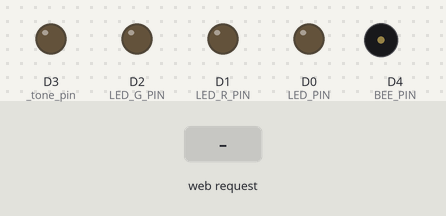
Recording of a sketch running on a simulated ESP8266 (NodeMCU). Shown: output pins drawn as LEDs (lit = HIGH), buzzer (waves = sounding). The inputs (shaded band) are chosen by the test bench. What the sketch prints to the serial monitor is not drawn.

Above: at 1.2 s.
1.3 s: HTTP request GET /control?music=1 received
At 2.9 s:
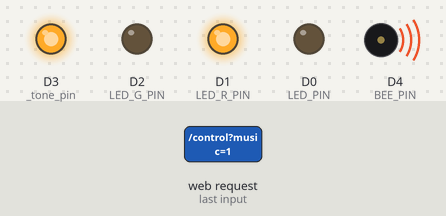
At 9.8 s:
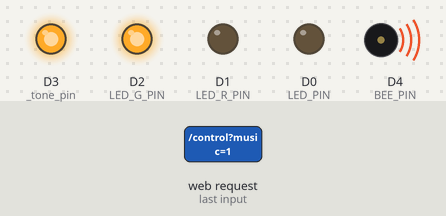
Timing chart, 0 to 35.5 s (numbered marks = the images above; inputs shaded):
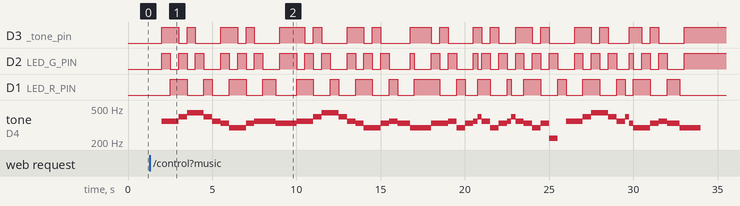

Measured:
- after the input at 1.3 s, D3 (_tone_pin): LOW → HIGH after 0.71 s, → LOW 1.0 s later, → HIGH 0.50 s later, → LOW 0.50 s later, … (37 changes in this stretch); D2 (LED_G_PIN): LOW → HIGH after 0.71 s, → LOW 0.50 s later, → HIGH 0.50 s later, → LOW 0.50 s later, … (55 changes in this stretch)

The sketch:

esp8266.ino
```cpp
/*
   运行该代码，先修改文件名为合法的变量名。

   Arduino Uno 和 NodeMCU ESP8266 之间的串口通信实验。
   Deserialize.

   1 tab = 2 space
 */

#include "src/esp8266/esp8266.h"
#include "src/server/server.h"
#include "src/irremote/irremote.h"
#include "src/servo/servo.h"

void setup()
{
  Serial.begin(115200);

  esp8266_serial_init();

  led_init(LED_PIN);
  rgb_init(LED_R_PIN, LED_G_PIN, LED_B_PIN);

  music_init(BEE_PIN);

  IRremote_init();

  servo_init();

  server_config();
}

void loop() {
  read_serial_data();

  IRremote_task();

  server_listen();
}
```

soft_serial.h
```cpp
/*
 *
 *  软串口通信模块。
 *
 *  2021/07/18 added by 郝宽宽
 *
 *  1 tab = 2 space
 */

#ifndef SOFT_SERIAL_H
#define SOFT_SERIAL_H

#include <ArduinoJson.h>
#include <SoftwareSerial.h>

/*设备*/
#define ARDUINO_DEV         (-1)
#define ESP8266_DEV         (-2)
#define ESP_12E_DEV         (-3)
#define ANY_DEV             (-4)

/*arduino uno 采集传感器数据指令*/
#define ARDUINO_SENSOR_MSG (0)

#define ESP8266_RESET_UNO_MSG (20)

#define NODEMCU_MSG (40)

/*arduino uno 采集传感器数据结构体*/
typedef struct {
    float temperature;
    float humidity;
    float obstacle_distance;    //超声波模块障碍物距离
    float pm25_dust_denisty;    //PM2.5浓度
    float mq9_ratio;            //MQ-9传感器检测CO的 RS/R0 比值
    int   mq9_alarm;            //检测CO是否超标，超标为1
    float yl69_analog_value;    // YL-69 土壤湿度模拟值
    float photoresistor;        // 光敏电阻模拟值
} arduino_sensor_msg;

typedef struct {
    int src;            //发送消息的设备
    int dst;            //接收消息的设备
    int id;             //用于标识消息是由哪个模块传递
    union {
        arduino_sensor_msg uno_sensor_msg;  //ARDUINO_SENSOR_MSG
        boolean uno_reset;                  //ESP8266_RESET_UNO_MSG
    } msg;
} mcu_msg;

#endif
```

esp8266.cpp
```cpp
/*
 *
 *  esp8266 串口相关。
 *
 *  2021/07/19 added by 郝宽宽
 *
 *  1 tab = 2 space
 */

#include "esp8266.h"
#include "../common/soft_serial.h"

#include "../server/server.h"


SoftwareSerial esp8266Serial(ESP8266_RX,ESP8266_TX);

void esp8266_serial_init() {
  esp8266Serial.begin(9600);
}

/*
 *  @func : 重启 arduino。
 */
void esp8266_reset_arduino() {
  const size_t capacity = 1024;
  StaticJsonDocument<capacity> doc;

  doc["src"] = ESP8266_DEV;
  doc["dst"] = ARDUINO_DEV;
  doc["id"] = ESP8266_RESET_UNO_MSG;
  doc["uno_reset"] = true;
  serializeJson(doc, esp8266Serial);
}

void read_serial_data()
{
  mcu_msg data;

  const size_t capacity = 1024;
  StaticJsonDocument<capacity> doc;

  DeserializationError error = deserializeJson(doc, esp8266Serial);
  if (error) {
    Serial.print(F("deserializeJson() failed: "));
    Serial.println(error.f_str());
    return;
  }

  memset(&data, 0x00, sizeof(mcu_msg));

  data.src                           = doc["src"];
  data.dst                           = doc["dst"];

  if (ESP8266_DEV != data.dst && ANY_DEV != data.dst)
      return;

  data.id                            = doc["id"];

  switch(data.id) {
    case ARDUINO_SENSOR_MSG:
      data.msg.uno_sensor_msg.temperature       = doc["temperature"];
      data.msg.uno_sensor_msg.humidity          = doc["humidity"];
      data.msg.uno_sensor_msg.obstacle_distance = doc["obstacle_distance"];
      data.msg.uno_sensor_msg.pm25_dust_denisty = doc["pm25_dust_denisty"];
      data.msg.uno_sensor_msg.mq9_ratio         = doc["mq9_ratio"];
      data.msg.uno_sensor_msg.mq9_alarm         = doc["mq9_alarm"];
      data.msg.uno_sensor_msg.yl69_analog_value = doc["yl69_analog_value"];
      data.msg.uno_sensor_msg.photoresistor     = doc["photoresistor"];
      /*
      Serial.println(data.msg.uno_sensor_msg.temperature);
      Serial.println(data.msg.uno_sensor_msg.humidity);
      Serial.println(data.msg.uno_sensor_msg.obstacle_distance);
      Serial.println(data.msg.uno_sensor_msg.pm25_dust_denisty);
      Serial.println(data.msg.uno_sensor_msg.mq9_ratio);
      Serial.println(data.msg.uno_sensor_msg.mq9_alarm);
      Serial.println(data.msg.uno_sensor_msg.yl69_analog_value);
      Serial.println(data.msg.uno_sensor_msg.photoresistor);
      */
      get_sensor_data_from_arduino_uno(data);
      break;
  }
}
```

esp8266.h
```cpp
/*
 *
 *  esp8266 所用到的管脚宏定义
 *
 *  2021/07/19 added by 郝宽宽
 *
 *  1 tab = 2 space
 */

#ifndef ESP8266_H
#define ESP8266_H
#endif

#include "../common/gpio.h"
#include "../common/soft_serial.h"

#define LED_PIN     (D0)    //LED
#define LED_R_PIN   (D1)
#define LED_G_PIN   (D2)
#define LED_B_PIN   (D3)

#define BEE_PIN     (D4)    //蜂鸣器

#define ESP8266_RX  (D5)    //Serial
#define ESP8266_TX  (D6)

#define IR_REMOTE   (D7)    //红外遥控

#define SERVO_MOTOR (D8)    //伺服电机

/*
 *  @func : 初始化软串口
 */
void esp8266_serial_init();

/*
 *  @func : esp8266 分发处理来自其他设备的消息
 *  @para1: 存储消息的变量
 */
void read_serial_data();

/*
 *  @func : esp8266 发送重启 arduino 给 arduino 设备。
 */
void esp8266_reset_arduino();
```

IRremote.h
```cpp
/*
 *
 *  红外遥控模块。
 *
 *  2021/07/19 added by 郝宽宽
 *
 *  1 tab = 2 space
 */

/*
 *  @func : 初始化 红外遥控
 */
void IRremote_init();

/*
 *  @func : ESP8266 重启
 */
void ESP8266_reboot();

/*
 *  @func : IRremote 模块
 */
void IRremote_task();
```

RGB.cpp
```cpp
/*
 *
 *  RGB三基色LED。
 *
 *  2021/07/18 added by 郝宽宽
 *
 *  1 tab = 2 space
 */

#include <Arduino.h>
#include "led.h"

static int _led_r, _led_g, _led_b;

void rgb_init(int led_r, int led_g, int led_b) {
  _led_r = led_r;
  _led_g = led_g;
  _led_b = led_b;

  pinMode(led_r, OUTPUT);
  pinMode(led_g, OUTPUT);
  pinMode(led_b, OUTPUT);
}

void rgb_color(unsigned char data_color)
{
  switch (data_color)
  {
    case Color_R:    //青色
      digitalWrite(_led_r, LOW);
      digitalWrite(_led_g, HIGH);
      digitalWrite(_led_b, HIGH);
      break;
    case Color_G:    //紫色
      digitalWrite(_led_r, HIGH);
      digitalWrite(_led_g, LOW);
      digitalWrite(_led_b, HIGH);
      break;
    case Color_B:       //黄色
      digitalWrite(_led_r, HIGH);
      digitalWrite(_led_g, HIGH);
      digitalWrite(_led_b, LOW);
      break;
    case Color_RG:       //蓝色
      digitalWrite(_led_r, LOW);
      digitalWrite(_led_g, LOW);
      digitalWrite(_led_b, HIGH);
      break;
    case Color_RB:       //绿色
      digitalWrite(_led_r, LOW);
      digitalWrite(_led_g, HIGH);
      digitalWrite(_led_b, LOW);
      break;
    case Color_GB:       //红色
      digitalWrite(_led_r, HIGH);
      digitalWrite(_led_g, LOW);
      digitalWrite(_led_b, LOW);
      break;
    case Color_RGB:       //白色
      digitalWrite(_led_r, LOW);
      digitalWrite(_led_g, LOW);
      digitalWrite(_led_b, LOW);
      break;
    default:
      break;
    }
}
```

led.cpp
```cpp
/*
 *
 *  led模块。
 *
 *  2021/07/18 added by 郝宽宽
 *
 *  1 tab = 2 space
 */

#include <Arduino.h>

static int _led_pin;

void led_init(int led_pin) {
  _led_pin = led_pin;
  pinMode(led_pin, OUTPUT);
}

void led_write_high() {
  digitalWrite(_led_pin, HIGH);
}

void led_write_low() {
  digitalWrite(_led_pin, LOW);
}
```

led.h
```cpp
/*
 *
 *  led 模块。
 *
 *  2021/07/18 added by 郝宽宽
 *
 *  1 tab = 2 space
 */

// rgb不同颜色
enum{ Color_R, Color_G, Color_B, Color_RG, Color_RB, Color_GB, Color_RGB };

/*
 *  @func : led 初始化
 *  @para1: 管脚编号
 */
void led_init(int led_pin);

/*
 *  @func : rgb 初始化
 *  @para1: 三个管脚编号
 */
void rgb_init(int led_r, int led_g, int led_b);

/*
 *  @func : RGB 三基色 LED。
 *  @para1: 0~6 共七中不同颜色
 */
void rgb_color(unsigned char data_color);

void led_write_high();
void led_write_low();
```

music.cpp
```cpp
/*
 *
 *  蜂鸣器演奏音乐。
 *
 *  2021/07/18 added by 郝宽宽
 *
 *  1 tab = 2 space
 */

#include <Arduino.h>
#include "../led/led.h"

//列出全部D调的频率
#define NTD0 -1
#define NTD1 294
#define NTD2 330
#define NTD3 350
#define NTD4 393
#define NTD5 441
#define NTD6 495
#define NTD7 556

#define NTDL1 147
#define NTDL2 165
#define NTDL3 175
#define NTDL4 196
#define NTDL5 221
#define NTDL6 248
#define NTDL7 278

#define NTDH1 589
#define NTDH2 661
#define NTDH3 700
#define NTDH4 786
#define NTDH5 882
#define NTDH6 990
#define NTDH7 112

//列出所有节拍
#define WHOLE     1
#define HALF      0.5
#define QUARTER   0.25
#define EIGHTH    0.125
#define SIXTEENTH 0.625

//根据简谱列出各频率
int tune[]=
{
  NTD3,NTD3,NTD4,NTD5,
  NTD5,NTD4,NTD3,NTD2,
  NTD1,NTD1,NTD2,NTD3,
  NTD3,NTD2,NTD2,
  NTD3,NTD3,NTD4,NTD5,
  NTD5,NTD4,NTD3,NTD2,
  NTD1,NTD1,NTD2,NTD3,
  NTD2,NTD1,NTD1,
  NTD2,NTD2,NTD3,NTD1,
  NTD2,NTD3,NTD4,NTD3,NTD1,
  NTD2,NTD3,NTD4,NTD3,NTD2,
  NTD1,NTD2,NTDL5,NTD0,
  NTD3,NTD3,NTD4,NTD5,
  NTD5,NTD4,NTD3,NTD4,NTD2,
  NTD1,NTD1,NTD2,NTD3,
  NTD2,NTD1,NTD1
};

//根据简谱列出各节拍
float durt[]=
{
  1,1,1,1,
  1,1,1,1,
  1,1,1,1,
  1+0.5,0.5,1+1,
  1,1,1,1,
  1,1,1,1,
  1,1,1,1,
  1+0.5,0.5,1+1,
  1,1,1,1,
  1,0.5,0.5,1,1,
  1,0.5,0.5,1,1,
  1,1,1,1,
  1,1,1,1,
  1,1,1,0.5,0.5,
  1,1,1,1,
  1+0.5,0.5,1+1,
};

int length;
int _tone_pin = 0;

void music_init(int tone_pin)
{
  _tone_pin = tone_pin;
  pinMode(tone_pin, OUTPUT);
  length = sizeof(tune)/sizeof(tune[0]);   //计算长度
}
void music_play()
{
  for(int x = 0; x<length; x++)           //循环音符的次数
  {
    tone(_tone_pin,tune[x]);                //此函数依次播放tune序列里的数组，即每个音符

    //digitalWrite(ledpin, HIGH);
    rgb_color(x % 7);
    delay(300*durt[x]);                   //这里用来根据节拍调节延时，是每个音符持续的时间，即节拍duration，500是调整时间的越大，曲子速度越慢，越小曲子速度越快，自己掌握吧,500这个指数可以自己调整，在该音乐中，我发现用500比较合适。
    //digitalWrite(ledpin, LOW);
    delay(200*durt[x]);
    noTone(_tone_pin);                      //停止当前音符，进入下一音符
  }
  delay(2000);
}
```

music.h
```cpp
/*
 *
 *  蜂鸣器演奏音乐。
 *
 *  2021/07/18 added by 郝宽宽
 *
 *  1 tab = 2 space
 */

/*
 *  @func : 蜂鸣器初始化
 *  @para1: 管脚编号
 */
void music_init(int tone_pin);

/*
 *  @func : 音乐播放
 */
void music_play();
```

server.h
```cpp
/*
 *
 *  esp8266 wifi 模块作为服务器。
 *
 *  2021/07/18 added by 郝宽宽
 *
 *  1 tab = 2 space
 */

#include "../common/soft_serial.h"
#include "../led/led.h"
#include "../music/music.h"

/*
 *  @func : 服务器配置
 */
void server_config();

/*
 *  @func : 服务器监听来自客户端的请求
 */
void server_listen();

/*
 *  @func : 获取从 arduino uno 板子得到的数据
 *  @para1: uno_msg
 */
void get_sensor_data_from_arduino_uno(mcu_msg& uno_msg);
```

servo.h
```cpp
/*
 *
 *  舵机模块
 *
 *  2021/07/20 added by 郝宽宽
 *
 *  1 tab = 2 space
 */

/*
 *  @func : 初始化舵机模块
 */
void servo_init();

/*
 *  @func : 转动舵机
 *  @para1: 转动角度，范围 0~180
 */
void servo_control(int angle);
```

gpio.h
```cpp
/*
 *
 *  通用模块。
 *
 *  2021/07/18 added by 郝宽宽
 *
 *  1 tab = 2 space
 */

#ifdef ARDUINO_H

#define     D0      (0)
#define     D1      (1)
#define     D2      (2)
#define     D3      (3)
#define     D4      (4)
#define     D5      (5)
#define     D6      (6)
#define     D7      (7)
#define     D8      (8)
#define     D9      (9)
#define     D10     (10)
#define     D11     (11)
#define     D12     (12)
#define     D13     (13)

#elif  defined(ESP8266_H)

#define     D0      (16)
#define     D1      (5)
#define     D2      (4)
#define     D3      (0)
#define     D4      (2)
#define     D5      (14)
#define     D6      (12)
#define     D7      (13)
#define     D8      (15)
#define     D9      (3)
#define     D10     (1)
#define     D11     (9)
#define     D12     (10)

#endif /*ARDUINO_UNO*/
```

Source omitted: server.cpp (9505 bytes)
